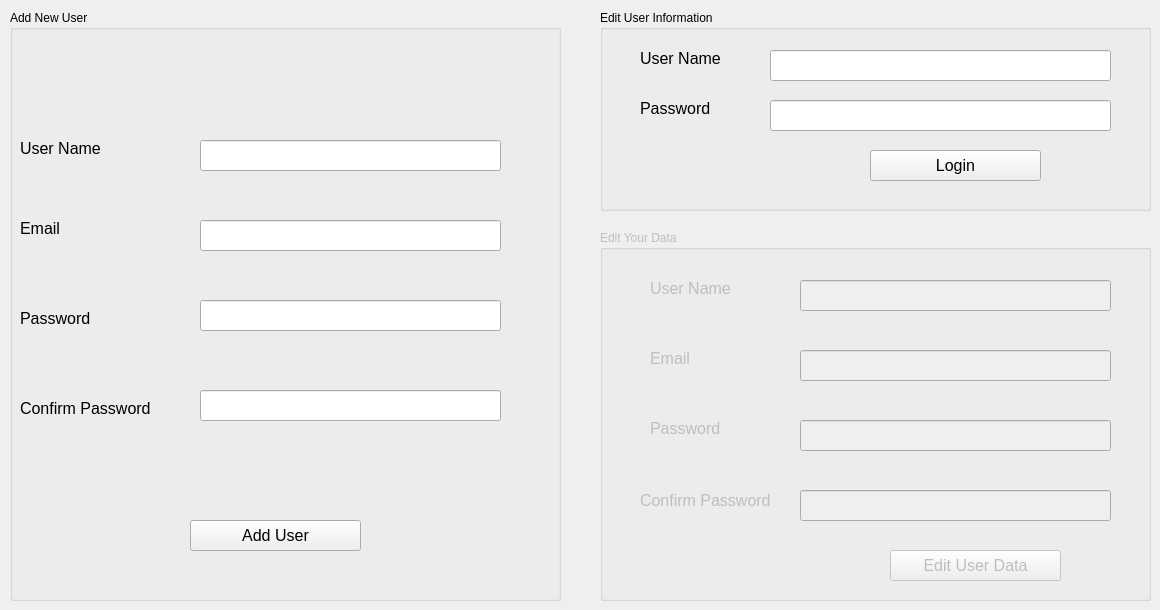
    <widget class="QWidget" name="tab_3">
     <attribute name="title">
      <string>Page</string>
     </attribute>
     <widget class="QGroupBox" name="groupBox">
      <property name="geometry">
       <rect>
        <x>10</x>
        <y>10</y>
        <width>551</width>
        <height>591</height>
       </rect>
      </property>
      <property name="title">
       <string>Add New User</string>
      </property>
      <widget class="QLabel" name="label_16">
       <property name="geometry">
        <rect>
         <x>10</x>
         <y>130</y>
         <width>91</width>
         <height>16</height>
        </rect>
       </property>
       <property name="font">
        <font>
         <pointsize>12</pointsize>
        </font>
       </property>
       <property name="text">
        <string>User Name</string>
       </property>
      </widget>
      <widget class="QLineEdit" name="lineEdit_9">
       <property name="geometry">
        <rect>
         <x>190</x>
         <y>130</y>
         <width>301</width>
         <height>31</height>
        </rect>
       </property>
      </widget>
      <widget class="QLineEdit" name="lineEdit_10">
       <property name="geometry">
        <rect>
         <x>190</x>
         <y>210</y>
         <width>301</width>
         <height>31</height>
        </rect>
       </property>
      </widget>
      <widget class="QLabel" name="label_17">
       <property name="geometry">
        <rect>
         <x>10</x>
         <y>210</y>
         <width>91</width>
         <height>16</height>
        </rect>
       </property>
       <property name="font">
        <font>
         <pointsize>12</pointsize>
        </font>
       </property>
       <property name="text">
        <string>Email</string>
       </property>
      </widget>
      <widget class="QLineEdit" name="lineEdit_11">
       <property name="geometry">
        <rect>
         <x>190</x>
         <y>380</y>
         <width>301</width>
         <height>31</height>
        </rect>
       </property>
       <property name="echoMode">
        <enum>QLineEdit::Password</enum>
       </property>
      </widget>
      <widget class="QLabel" name="label_18">
       <property name="geometry">
        <rect>
         <x>10</x>
         <y>390</y>
         <width>131</width>
         <height>16</height>
        </rect>
       </property>
       <property name="font">
        <font>
         <pointsize>12</pointsize>
        </font>
       </property>
       <property name="text">
        <string>Confirm Password</string>
       </property>
      </widget>
      <widget class="QLineEdit" name="lineEdit_12">
       <property name="geometry">
        <rect>
         <x>190</x>
         <y>290</y>
         <width>301</width>
         <height>31</height>
        </rect>
       </property>
       <property name="echoMode">
        <enum>QLineEdit::Password</enum>
       </property>
      </widget>
      <widget class="QLabel" name="label_19">
       <property name="geometry">
        <rect>
         <x>10</x>
         <y>300</y>
         <width>91</width>
         <height>16</height>
        </rect>
       </property>
       <property name="font">
        <font>
         <pointsize>12</pointsize>
        </font>
       </property>
       <property name="text">
        <string>Password</string>
       </property>
      </widget>
      <widget class="QPushButton" name="pushButton_11">
       <property name="geometry">
        <rect>
         <x>180</x>
         <y>510</y>
         <width>171</width>
         <height>31</height>
        </rect>
       </property>
       <property name="font">
        <font>
         <pointsize>12</pointsize>
        </font>
       </property>
       <property name="text">
        <string>Add User</string>
       </property>
      </widget>
      <widget class="QLabel" name="label_30">
       <property name="geometry">
        <rect>
         <x>116</x>
         <y>329</y>
         <width>281</width>
         <height>31</height>
        </rect>
       </property>
       <property name="text">
        <string/>
       </property>
      </widget>
     </widget>
     <widget class="QGroupBox" name="groupBox_2">
      <property name="geometry">
       <rect>
        <x>600</x>
        <y>10</y>
        <width>551</width>
        <height>201</height>
       </rect>
      </property>
      <property name="title">
       <string>Edit User Information</string>
      </property>
      <widget class="QLabel" name="label_24">
       <property name="geometry">
        <rect>
         <x>40</x>
         <y>90</y>
         <width>91</width>
         <height>16</height>
        </rect>
       </property>
       <property name="font">
        <font>
         <pointsize>12</pointsize>
        </font>
       </property>
       <property name="text">
        <string>Password</string>
       </property>
      </widget>
      <widget class="QLineEdit" name="lineEdit_17">
       <property name="geometry">
        <rect>
         <x>170</x>
         <y>90</y>
         <width>341</width>
         <height>31</height>
        </rect>
       </property>
       <property name="echoMode">
        <enum>QLineEdit::Password</enum>
       </property>
      </widget>
      <widget class="QLineEdit" name="lineEdit_18">
       <property name="geometry">
        <rect>
         <x>170</x>
         <y>40</y>
         <width>341</width>
         <height>31</height>
        </rect>
       </property>
      </widget>
      <widget class="QLabel" name="label_25">
       <property name="geometry">
        <rect>
         <x>40</x>
         <y>40</y>
         <width>91</width>
         <height>16</height>
        </rect>
       </property>
       <property name="font">
        <font>
         <pointsize>12</pointsize>
        </font>
       </property>
       <property name="text">
        <string>User Name</string>
       </property>
      </widget>
      <widget class="QPushButton" name="pushButton_13">
       <property name="geometry">
        <rect>
         <x>270</x>
         <y>140</y>
         <width>171</width>
         <height>31</height>
        </rect>
       </property>
       <property name="font">
        <font>
         <pointsize>12</pointsize>
        </font>
       </property>
       <property name="text">
        <string>Login</string>
       </property>
      </widget>
     </widget>
     <widget class="QGroupBox" name="groupBox_4">
      <property name="enabled">
       <bool>false</bool>
      </property>
      <property name="geometry">
       <rect>
        <x>600</x>
        <y>230</y>
        <width>551</width>
        <height>371</height>
       </rect>
      </property>
      <property name="title">
       <string>Edit Your Data</string>
      </property>
      <widget class="QLabel" name="label_20">
       <property name="geometry">
        <rect>
         <x>50</x>
         <y>120</y>
         <width>91</width>
         <height>16</height>
        </rect>
       </property>
       <property name="font">
        <font>
         <pointsize>12</pointsize>
        </font>
       </property>
       <property name="text">
        <string>Email</string>
       </property>
      </widget>
      <widget class="QLabel" name="label_23">
       <property name="geometry">
        <rect>
         <x>50</x>
         <y>190</y>
         <width>91</width>
         <height>16</height>
        </rect>
       </property>
       <property name="font">
        <font>
         <pointsize>12</pointsize>
        </font>
       </property>
       <property name="text">
        <string>Password</string>
       </property>
      </widget>
      <widget class="QLineEdit" name="lineEdit_14">
       <property name="geometry">
        <rect>
         <x>200</x>
         <y>50</y>
         <width>311</width>
         <height>31</height>
        </rect>
       </property>
      </widget>
      <widget class="QLineEdit" name="lineEdit_16">
       <property name="geometry">
        <rect>
         <x>200</x>
         <y>260</y>
         <width>311</width>
         <height>31</height>
        </rect>
       </property>
       <property name="echoMode">
        <enum>QLineEdit::Password</enum>
       </property>
      </widget>
      <widget class="QLineEdit" name="lineEdit_13">
       <property name="geometry">
        <rect>
         <x>200</x>
         <y>120</y>
         <width>311</width>
         <height>31</height>
        </rect>
       </property>
      </widget>
      <widget class="QLabel" name="label_22">
       <property name="geometry">
        <rect>
         <x>50</x>
         <y>50</y>
         <width>91</width>
         <height>16</height>
        </rect>
       </property>
       <property name="font">
        <font>
         <pointsize>12</pointsize>
        </font>
       </property>
       <property name="text">
        <string>User Name</string>
       </property>
      </widget>
      <widget class="QLineEdit" name="lineEdit_15">
       <property name="geometry">
        <rect>
         <x>200</x>
         <y>190</y>
         <width>311</width>
         <height>31</height>
        </rect>
       </property>
       <property name="echoMode">
        <enum>QLineEdit::Password</enum>
       </property>
      </widget>
      <widget class="QPushButton" name="pushButton_12">
       <property name="geometry">
        <rect>
         <x>290</x>
         <y>320</y>
         <width>171</width>
         <height>31</height>
        </rect>
       </property>
       <property name="font">
        <font>
         <pointsize>12</pointsize>
        </font>
       </property>
       <property name="text">
        <string>Edit User Data</string>
       </property>
      </widget>
      <widget class="QLabel" name="label_21">
       <property name="geometry">
        <rect>
         <x>40</x>
         <y>260</y>
         <width>141</width>
         <height>20</height>
        </rect>
       </property>
       <property name="font">
        <font>
         <pointsize>12</pointsize>
        </font>
       </property>
       <property name="text">
        <string>Confirm Password</string>
       </property>
      </widget>
     </widget>
    </widget>
